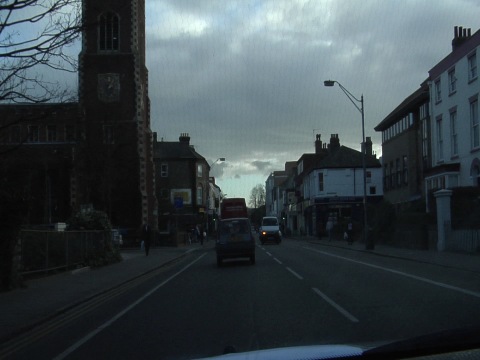
#> input picture Matrix_Image/0001TP_007590-ori.png, 480 x 360 px, given in place of gray26opb.png, which was not available
$ jupyter execute --allow-errors Image-to-Matrix-Test.ipynb
#> lines starting #> are read from the running program, lines starting #| are printed output that depends on the picture; after the words box and inside, x2 and y2 are one past the last pixel; in counts of white or black regions, pixels touching at a corner belong together; pictures that were not available may be replaced by others from this repository, and a replacement may not be noted
[cell 1]
import cv2
import numpy as np

[cell 2]
path = "gray26opb"
ori_img = cv2.imread(path+'.png')
#> ori_img is the input picture: shape (360, 480, 3); mean B, G, R 73.4, 69.1, 58.7
cv2.imshow("Original_Gray", ori_img)
cv2.waitKey(0)
cv2.destroyAllWindows()
print(ori_img)
#> (printed output is left out)
cpy_img = ori_img

[cell 3]
print(ori_img.shape)
#| (360, 480, 3)
for i in range(0,360):
    for j in range(0,480):
        if(cpy_img[i,j,0] == 130):
            cpy_img[i,j,0] = 12
            cpy_img[i,j,1] = 12
            cpy_img[i,j,2] = 12
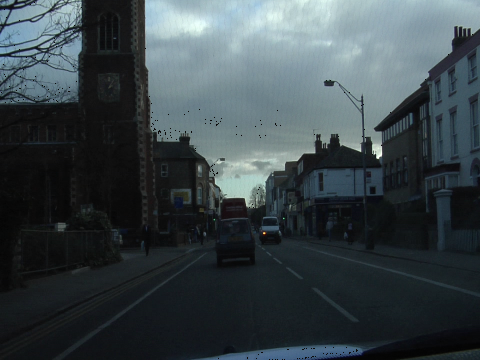
#> cpy_img: shape (360, 480, 3); 0.12% of pixels changed, all inside (x1, y1, x2, y2) = (1, 2, 473, 360)

[cell 4]
cv2.imshow("Original_Gray", ori_img)
cv2.imshow("Changed_Gray", cpy_img)
cv2.waitKey(0)
cv2.destroyAllWindows()

[cell 5]
path = "gray26opb"
ori_img = cv2.imread(path+'.png')
arr = np.array(ori_img)

#> (a cell that did not finish here is left out)

[cell 7]
nx,ny,nz=np.shape(arr)
#> nx = 360; ny = 480; nz = 3
CXY=np.zeros([ny, nx])
for i in range(ny):
    for j in range(nx):
        CXY[i,j]=np.max(arr[j,i,:])
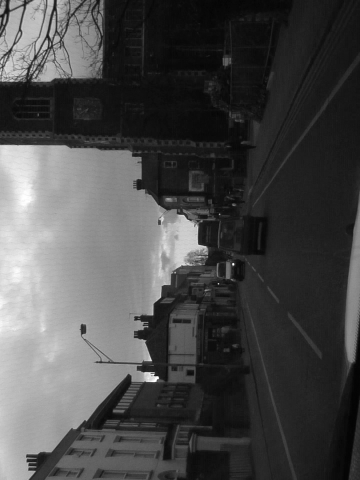
#> CXY: shape (480, 360) float64; min 3, max 255, mean 73.7

#Binary data
#np.save('0001TP_007590-gray-png.npy', CXY)

#Human readable data
np.savetxt('value-'+path+'-png.txt', CXY)

[cell 8]
img_ori = cv2.imread('train/0006R0_f02280.png')
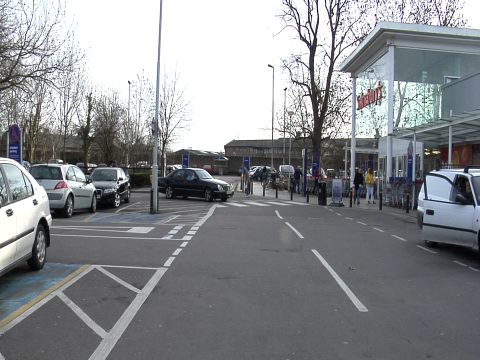
#> input picture Matrix_Image/0006R0_f03330-ori.png, 480 x 360 px, given in place of 0006R0_f02280.png, which was not available
#> img_ori is the input picture: shape (360, 480, 3); mean B, G, R 143.9, 140.5, 138.2
cv2.imshow("ax",img_ori)
cv2.waitKey(0)
gray_image = cv2.cvtColor(img_ori, cv2.COLOR_BGR2GRAY)
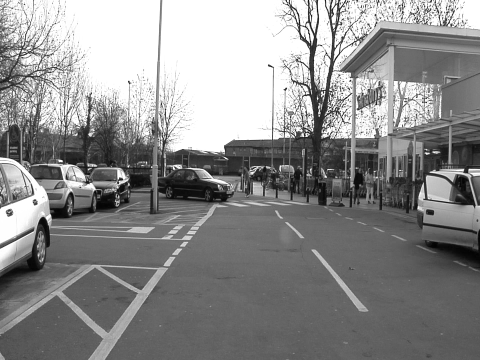
#> gray_image: shape (360, 480); min 3, max 255, mean 140.1
